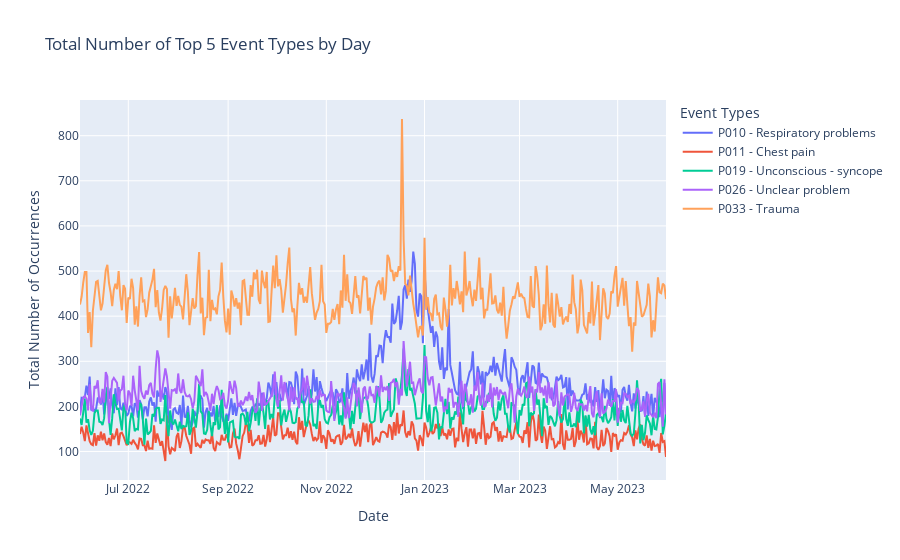

Notebook cell for this chart:
### Code cell
import pandas as pd
import plotly.graph_objs as go
from plotly.subplots import make_subplots

# Assuming you have a DataFrame called 'interventions_dataset' containing the data

# Convert 'T0' to datetime object using the correct format
interventions_dataset['t0'] = pd.to_datetime(interventions_dataset['t0'], format='%Y-%m-%d %H:%M:%S.%f')

# Filter the dataset to include only the top 5 most common event types
top_5_event_types = interventions_dataset['eventtype_trip'].value_counts().head(5).index
filtered_df = interventions_dataset[interventions_dataset['eventtype_trip'].isin(top_5_event_types)]

# Group by date and event type, and count occurrences
grouped = filtered_df.groupby([filtered_df['t0'].dt.date, 'eventtype_trip']).size().unstack().fillna(0)

# Sum the counts for each event type for each day
daily_totals = grouped.groupby(grouped.index).sum()

# Create traces for each event type
traces = []
for event_type in daily_totals.columns:
    trace = go.Scatter(x=daily_totals.index, y=daily_totals[event_type], mode='lines', name=event_type)
    traces.append(trace)

# Create the figure
fig = make_subplots(rows=1, cols=1)

# Add traces to the figure
for trace in traces:
    fig.add_trace(trace)

# Update layout
fig.update_layout(
    title='Total Number of Top 5 Event Types by Day',
    xaxis_title='Date',
    yaxis_title='Total Number of Occurrences',
    legend_title='Event Types'
)

# Show the figure
fig.show()

### Figure 1 — Plotly figure (JSON) as saved in the notebook; plotly's stock layout.template omitted (floating-point values rounded to 4 significant figures; data arrays with more than 128 entries replaced by an {"elided": "..."} marker saying what was removed)
{"data": [{"mode": "lines", "name": "P010 - Respiratory problems", "type": "scatter", "x": {"elided": "365 str values"}, "y": {"elided": "365 int values"}}, {"mode": "lines", "name": "P011 - Chest pain", "type": "scatter", "x": {"elided": "365 str values"}, "y": {"elided": "365 int values"}}, {"mode": "lines", "name": "P019 - Unconscious - syncope", "type": "scatter", "x": {"elided": "365 str values"}, "y": {"elided": "365 int values"}}, {"mode": "lines", "name": "P026 - Unclear problem", "type": "scatter", "x": {"elided": "365 str values"}, "y": {"elided": "365 int values"}}, {"mode": "lines", "name": "P033 - Trauma", "type": "scatter", "x": {"elided": "365 str values"}, "y": {"elided": "365 int values"}}], "layout": {"legend": {"title": {"text": "Event Types"}}, "title": {"text": "Total Number of Top 5 Event Types by Day"}, "xaxis": {"anchor": "y", "domain": [0, 1], "title": {"text": "Date"}}, "yaxis": {"anchor": "x", "domain": [0, 1], "title": {"text": "Total Number of Occurrences"}}}}
